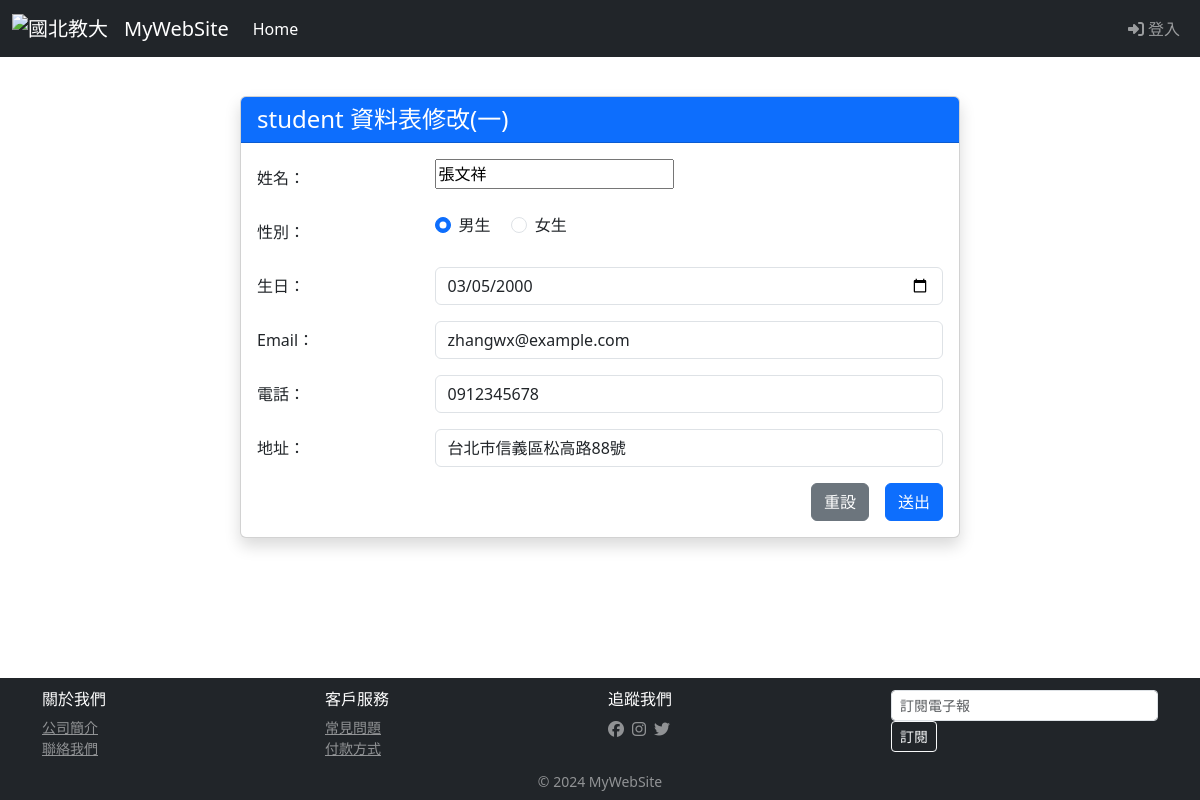
Page /students/edit/1/ on the committed database.
### students/models.py (models this page shows, shortened)
class Student(models.Model):
    stdName = models.CharField(max_length=20, null=False)
    stdSex = models.CharField(max_length=2, default='M', null=False)
    stdBirthday = models.DateField(null=False)
    stdEmail = models.EmailField(max_length=100, blank=True, null=True)
    stdPhone = models.CharField(max_length=50, blank=True, null=True)
    stdAddress = models.CharField(max_length=255, blank=True, null=True)

### students/views.py (the view)
# urls.py: path('students/edit/<int:id>/', stdViews.edit),
def edit(request, id=None, mode=None):
    if mode == "edit":    # edit.html 的 form 表單的 action 是 /edit/{{unit.id}}/edit
        unit = Student.objects.get(id=id)
        unit.stdName = request.GET["stdName"]
        unit.stdSex = request.GET["stdSex"]
        unit.stdBirthday = request.GET["stdBirthday"]
        unit.stdEmail = request.GET["stdEmail"]
        unit.stdPhone = request.GET["stdPhone"]
        unit.stdAddress = request.GET["stdAddress"]
        unit.save()
        message = "資料修改成功!"
        return redirect("/students/index/")
    else:    # 從網址列傳過來的
        try:
            unit = Student.objects.get(id=id)
            strdate = str(unit.stdBirthday)
            strdate2 = strdate.replace("年", "-")
            strdate2 = strdate.replace("月", "-")
            strdate2 = strdate.replace("日", "")
            unit.stdBirthday = strdate2
        except:
            message = "這個id不存在，讀取錯誤!"
    return render(request, "students/edit.html", locals())

### templates/students/edit.html (shortened to what this page needs)
{% extends "base.html" %}
{% block content %}
    <div class="container py-4">
        <div class="row justify-content-center">
            <div class="col-md-8">
                <div class="card shadow">
                    <div class="card-header bg-primary text-white">
                        <h4 class="mb-0">student 資料表修改(一)</h4>
                    </div>
                    <div class="card-body">
                        <form action="/students/edit/{{unit.id}}/edit" method="GET" name="form1" class="needs-validation" novalidate>
                            <div class="mb-3 row">
                                <label for="stdName" class="col-sm-3 col-form-label">姓名：</label>
                                <div class="col-sm-9">
                                    <input type="text" id="stdName" name="stdName" value={{unit.stdName}}>
                                </div>
                            </div>
                            <div class="mb-3 row">
                                <label class="col-sm-3 col-form-label">性別：</label>
                                <div class="col-sm-9">
                                    <div class="form-check form-check-inline">
                                        <input class="form-check-input" type="radio" id="stdSex1" name="stdSex" value="M"
                                            {% if unit.stdSex == "M" %}checked{% endif %} />
                                        <label class="form-check-label" for="stdSex1">男生</label>
                                    </div>
                                    <div class="form-check form-check-inline">
                                        <input class="form-check-input" type="radio" id="stdSex2" name="stdSex" value="F"
                                            {% if unit.stdSex == "F" %}checked{% endif %} />
                                        <label class="form-check-label" for="stdSex2">女生</label>
                                    </div>
                                </div>
                            </div>
                            <div class="mb-3 row">
                                <label for="stdBirthday" class="col-sm-3 col-form-label">生日：</label>
                                <div class="col-sm-9">
                                    <input type="date" class="form-control" id="stdBirthday" name="stdBirthday" value={{unit.stdBirthday}}>
                                </div>
                            </div>
                            <div class="mb-3 row">
                                <label for="stdEmail" class="col-sm-3 col-form-label">Email：</label>
                                <div class="col-sm-9">
                                    <input type="email" class="form-control" id="stdEmail" name="stdEmail" value={{unit.stdEmail}}>
                                </div>
                            </div>
                            <div class="mb-3 row">
                                <label for="stdPhone" class="col-sm-3 col-form-label">電話：</label>
                                <div class="col-sm-9">
                                    <input type="tel" class="form-control" id="stdPhone" name="stdPhone" value={{unit.stdPhone}}>
                                </div>
                            </div>
                            <div class="mb-3 row">
                                <label for="stdAddress" class="col-sm-3 col-form-label">地址：</label>
                                <div class="col-sm-9">
                                    <input type="text" class="form-control" id="stdAddress" name="stdAddress" value={{unit.stdAddress}}>
                                </div>
                            </div>
                            <div class="d-grid gap-2 d-md-flex justify-content-md-end">
                                <button type="reset" class="btn btn-secondary me-md-2">重設</button>
                                <button type="submit" class="btn btn-primary">送出</button>
                            </div>
                        </form>
                    </div>
                </div>
            </div>
        </div>
    </div>
{% endblock %}

### static/css/style.css (style rules this page uses)
html, body { margin: 0; padding: 0; height: 100%; border: none; }
body { margin-left: 0px; margin-top: 0px; margin-right: 0px; margin-bottom: 0px; background-image: url(images/bg.gif); }
form { margin: 0px; }

### rows in the picture
Student: stdName "張文祥", stdSex "☑ 男生", stdSex "☐ 女生", stdBirthday "03/05/2000", stdEmail "zhangwx@example.com", stdPhone "0912345678", stdAddress "台北市信義區松高路88號"
